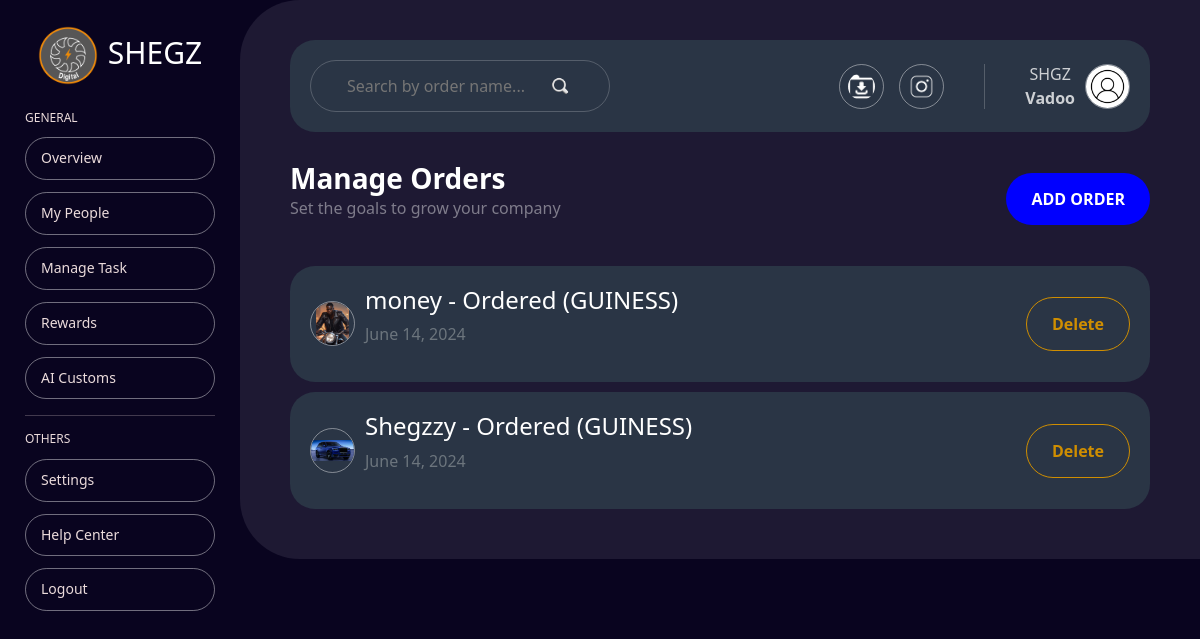
The app's page /, older data.
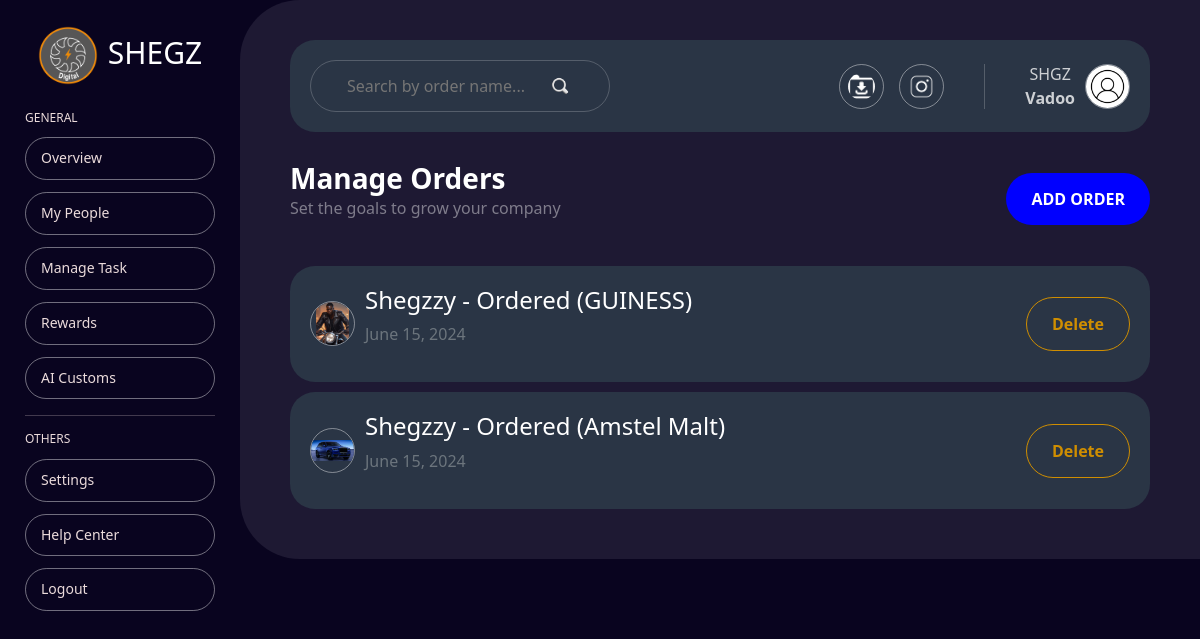
The same page, newer data.
### jquery_ajax_app/models.py (models this page shows, shortened)
class Post(models.Model):
    name = models.CharField(max_length=100)
    drink = models.CharField(max_length=100)
    image = models.ImageField(default='default.jpg', upload_to='profile_pics')
    date_posted = models.DateTimeField(default=timezone.now)

### jquery_ajax_app/views.py (the view)
# urls.py: path('', PostListView.as_view(), name='home'),
class PostListView(ListView):
    model = Post
    template_name = 'jquery_ajax_app/index.html'
    context_object_name = 'posts'
    ordering = ['-date_posted']

### jquery_ajax_app/templates/jquery_ajax_app/index.html (shortened to what this page needs)
{% extends 'jquery_ajax_app/base.html' %}
{% load static %}
{% block content %}
    <div class="main-background">
        <div class="search-nav">
            <div class="search-box">
                <input type="text" placeholder="Search by order name...">
                <img src="{% static 'jquery_ajax_app/img/search-icon.png' %}" alt="search-icon">
            </div>
            <div class="profile-settings">
                <div class="online-links">
                    <img src="{% static 'jquery_ajax_app/img/download.webp' %}" alt="download">
                    <img src="{% static 'jquery_ajax_app/img/instagram.png' %}" alt="instagram">
                </div>
                <div class="profile">
                    <div>
                        <p>SHGZ</p>
                        <p> <strong>Vadoo</strong> </p>
                    </div>
                    <img src="{% static 'jquery_ajax_app/img/default.jpg' %}" alt="profile">
                </div>
            </div>
        </div>
        <div class="manage-task">
            <div class="maange-task-text">
                <h3>Manage Orders</h3>
                <p>Set the goals to grow your company</p>
            </div>
            <div class="manage-task-btn">
                <a href="{% url 'new-order' %}"> ADD ORDER </a>
            </div>
        </div>
        {% for post in posts %}
            <div class="search-nav">
                <div class="post">
                        <img src="{{ post.image.url }}" alt="post">
                        <div class="post-text">
                            <h4> <a href="{% url 'order-detail' post.id %}"> {{ post.name }} - Ordered ({{ post.drink }})</a></h4>
                            <p class="text-muted">{{ post.date_posted|date:"F d, Y" }}</p>
                        </div>
                    </div>
                <div class="post-btn">
                <a href="#" data-id='{{post.id}}' class="remove"> Delete </a>
                </div>
            </div>
        {% endfor %}
    </div>
{% endblock %}

Row changes from the older to the newer data that the page shows:
removed Post: image (picture), name "money", drink "GUINESS", date_posted "June 14, 2024"
removed Post: image (picture), name "Shegzzy", drink "GUINESS", date_posted "June 14, 2024"
added Post: image (picture), name "Shegzzy", drink "GUINESS", date_posted "June 15, 2024"
added Post: image (picture), name "Shegzzy", drink "Amstel Malt", date_posted "June 15, 2024"
